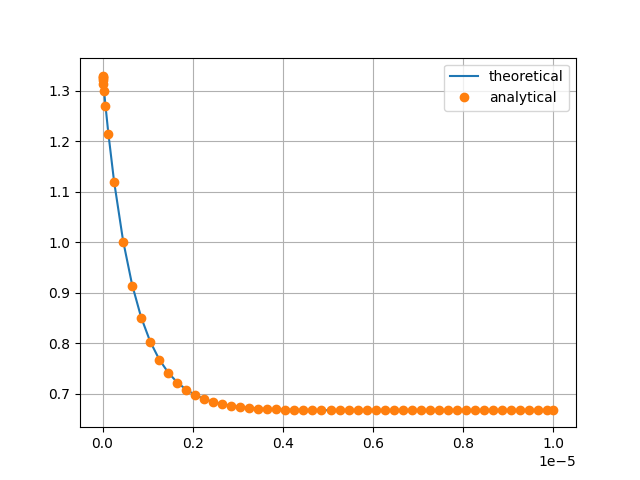

Write the Python code that produced this figure.
import numpy as np
import matplotlib.pyplot as plt


data=np.loadtxt('./3.5.dat',dtype='double')

time=data[:,0]
v_anal=data[:,1]

def v_theo(t):
    if t>=0:
        return 2*(1+np.exp(-3*t/2*1e6))/3
    else:
        return 0

v_theo_vec=np.vectorize(v_theo)
plt.plot(time,v_theo_vec(time),label='theoretical')
plt.plot(time,v_anal,'o',label='analytical')
plt.legend()
plt.grid()
plt.savefig('./3.5.png')
plt.show()


